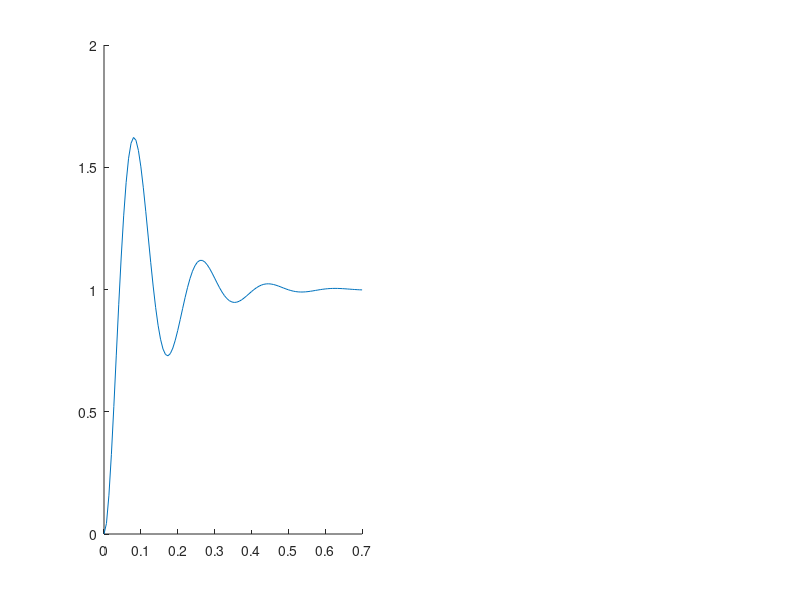

Reproduce this figure in MATLAB. (Note: this script raises an error after producing the figure.)
clear, clc,close all
%% Controlador PI

% Definición de planta
K = 2652.28;
p = 64.986;
planta = tf(K, [1 p 0]);

%% VARIANDO TAU, MANTENIENDO KP
%VALORES ESTABLES  
kp = 0.8;
tau_i =[1/p + 0.02, 1/p + 0.1, 10];
Mp = zeros(1, length(tau_i)+1);
tp = zeros(1, length(tau_i)+1);
tr = zeros(1, length(tau_i)+1);
ts = zeros(1, length(tau_i)+1);
ceros = zeros(1,length(tau_i)+1); % 1 cero
poles = zeros(3,length(tau_i)+1); % 3 polos
gain = zeros(1,length(tau_i)+1);
figure('Name','tau variation','NumberTitle','off');
for i = 1:length(tau_i)
    %contr_pi = tf([kp kp/tau_i(i)], [1 0]);  %No se usa (v)
    
    %H = planta*contr_pi/(1+planta*contr_pi); %No funciona
    num = [K*kp K*kp/tau_i(i)];
    den = [1 p K*kp K*kp/tau_i(i)];
    H = tf(num,den);
    [y,t] = step(H);
    subplot(3,2,[1,3,5]);
    hold on
    plot(t,y)
    [ceros(i),poles(:,i),gain(i)] = tf2zp(num,den);

    % [Mp(i), tp_index] = max(y);
    % Mp(i)=Mp(i)-1;
    % tp(i)=t(tp_index);
    tr(i) = stepinfo(H).RiseTime;
    ts(i) = stepinfo(H).SettlingTime;
    Mp(i) = stepinfo(H).Peak;
    tp(i) = stepinfo(H).PeakTime;
end
title("Efecto variación \tau_i en controlador PI")
xlabel("t(s)")
ylabel("y(t)")
legend("kp=0.8 \tau_i="+tau_i(1),"kp=0.8 \tau_i="+tau_i(2),"kp=0.8 \tau_i="+tau_i(3))
yline(1,'--')
yline(1.02,':','Color','m')
yline(0.98,':','Color','m')
hold off     
for i = 1:length(tau_i)
    subplot(3,2,i*2);
    zplane(ceros(i),poles(:,i));
    title("Pole-Zero Plot for \tau_i="+tau_i(i))
end

%VALOR CRÍTICAMENTE ESTABLE (TAU = 1/P)
tau_i = 1/p;
figure('Name','tau=1/p','NumberTitle','off');
    contr_pi = tf([kp kp/tau_i], [1 0]);
    
%H = planta*contr_pi/(1+planta*contr_pi); %No funciona
num = [K*kp K*kp/tau_i];
den = [1 p K*kp K*kp/tau_i];
H = tf(num,den);
[y,t] = step(H);
subplot(1,4,[1,2]);
plot(t,y)
[ceros(4),poles(:,4),gain(4)] = tf2zp(num,den);

% [Mp_4, tp_index] = max(y);
% Mp(4)=Mp_4-1;
% tp(4)=t(tp_index);
tr(4) = stepinfo(H).RiseTime;
ts(4) = stepinfo(H).SettlingTime;
Mp(4) = stepinfo(H).Peak;
tp(4) = stepinfo(H).PeakTime;

title("Efecto \tau_i=1/p en controlador PI")
xlabel("t(s)")
ylabel("y(t)")
legend("kp=0.8 \tau_i=1/p")
yline(1, '--')

subplot(1,4,[3,4]);
zplane(ceros(4),poles(:,4));
title("Pole-Zero Plot for \tau_i=1/p")



%% FIJANDO TAU, VARIANDO Kp
tau_i = 1/p + 0.1;
kp = [0.2 0.8625 2];
Mp2 = zeros(1, length(kp));
tp2 = zeros(1, length(kp));
tr2 = zeros(1, length(kp));
ts2 = zeros(1, length(kp));
ceros = zeros(1,length(tau_i)); % 1 cero
poles = zeros(3,length(tau_i)); % 3 polos
gain = zeros(1,length(tau_i));
figure('Name','kp variation','NumberTitle','off');
for i = 1:length(kp)
    num = [K*kp(i) K*kp(i)/tau_i];
    den = [1 p K*kp(i) K*kp(i)/tau_i];
    H = tf(num,den);
    [y,t] = step(H, 1.5);

    subplot(3,2,[1,3,5]);
    hold on
    plot(t,y)
    [ceros(i),poles(:,i),gain(i)] = tf2zp(num,den);

    % [Mp2(i), tp_index] = max(y);
    % Mp2(i)=Mp2(i)-1;
    % tp2(i)=t(tp_index);
    tr2(i) = stepinfo(H).RiseTime;
    ts2(i) = stepinfo(H).SettlingTime;
    Mp2(i) = stepinfo(H).Peak;
    tp2(i) = stepinfo(H).PeakTime;

end
title("Efecto variación Kp en controlador PI")
xlabel("t(s)")
ylabel("y(t)")
legend("\tau_i="+tau_i+" kp="+kp(1),"\tau_i="+tau_i+" kp="+kp(2),"\tau_i="+tau_i+" kp="+kp(3))
yline(1,'--')
yline(1.02,':','Color','m')
yline(0.98,':','Color','m')
hold off
for i = 1:length(kp)
    subplot(3,2,i*2);
    zplane(ceros(i),poles(:,i));
    title("Pole-Zero Plot for kp="+kp(i))
end
%% PLOTS PARA MEMORIA
%tau_i

kp = 0.8;
tau_i = 1/p:0.001:1;
Mp = zeros(1,length(tau_i));
tr = zeros(1,length(tau_i));
tp = zeros(1,length(tau_i));
ts = zeros(1,length(tau_i));

for i =1:length(tau_i)
    num = [K*kp K*kp/tau_i(i)];
    den = [1 p K*kp K*kp/tau_i(i)];
    H = tf(num,den);
    Mp(i)=stepinfo(H).Peak-1;
    tr(i)=stepinfo(H).RiseTime;
    tp(i)=stepinfo(H).PeakTime;
    ts(i)=stepinfo(H).SettlingTime;
end

figure(7)
subplot(2,2,1)
plot(tau_i, Mp)
title("Mp respecto a \tau_i")
% axis([1/p 1 1 2])
xlabel("\tau_i")
ylabel("M_p")
grid on
subplot(2,2,2)
plot(tau_i,tr)
title("t_r respecto a \tau_i")
% axis([1/p 1 0.023 0.045])
xlabel("\tau_i")
ylabel("t_r")
grid on
subplot(2,2,3)
plot(tau_i,tp)
title("t_p respecto a \tau_i")
% axis([1/p 1 0.07 0.1])
xlabel("\tau_i")
ylabel("t_p")
grid on
subplot(2,2,4)
plot(tau_i,ts)
title("t_s respecto a \tau_i")
% axis([1/p 1 0 6])
xlabel("\tau_i")
ylabel("t_s")
grid on

%kp
tau_i = 0.11539;
kp = 0.01:0.01:5;
Mp = zeros(1,length(kp));
tr = zeros(1,length(kp));
tp = zeros(1,length(kp));
ts = zeros(1,length(kp));

for i =1:length(kp)
    num = [K*kp(i) K*kp(i)/tau_i];
    den = [1 p K*kp(i) K*kp(i)/tau_i];
    H = tf(num,den);
    Mp(i)=stepinfo(H).Peak-1;
    tr(i)=stepinfo(H).RiseTime;
    tp(i)=stepinfo(H).PeakTime;
    ts(i)=stepinfo(H).SettlingTime;
end

figure(8)
subplot(2,2,1)
plot(kp, Mp)
title("Mp respecto a kp")
% axis([1/p 1 1 2])
xlabel("kp")
ylabel("M_p")
grid on
subplot(2,2,2)
plot(kp,tr)
title("t_r respecto a kp")
% axis([1/p 1 0.023 0.045])
xlabel("kp")
ylabel("t_r")
grid on
subplot(2,2,3)
plot(kp,tp)
title("t_p respecto a kp")
% axis([1/p 1 0.07 0.1])
xlabel("kp")
ylabel("t_p")
grid on
subplot(2,2,4)
plot(kp,ts)
title("t_s respecto a kp")
% axis([1/p 1 0 6])
xlabel("kp")
ylabel("t_s")
grid on

